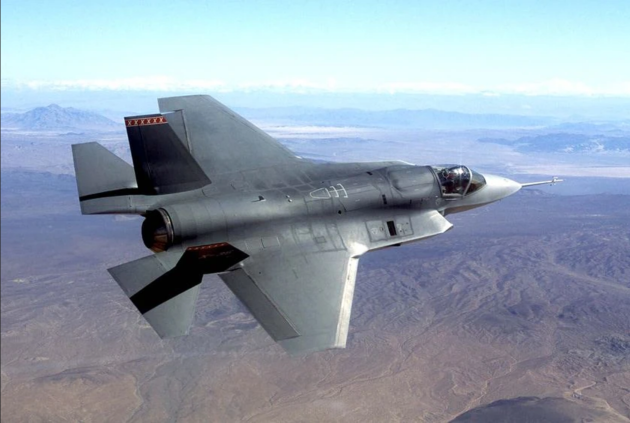
#> input picture img1.png, 1260 x 846 px, found by its file name (shown at 1/2 size)
$ python 'feat matching.py'
#> lines starting #> are read from the running program, lines starting #| are printed output that depends on the picture
import cv2

image = cv2.imread("../data/img1.png")
#> image is the input picture: shape (846, 1260, 3); mean B, G, R 173.9, 158.9, 145.6
image = cv2.resize(image, (500,500))
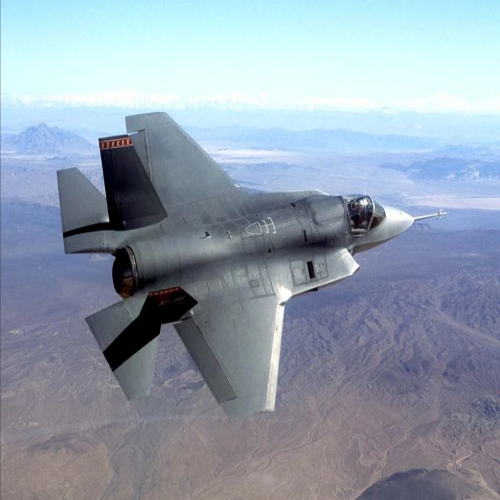
#> image: shape (500, 500, 3); mean B, G, R 173.9, 158.8, 145.5
image_gray = cv2.cvtColor(image, cv2.COLOR_BGR2GRAY)
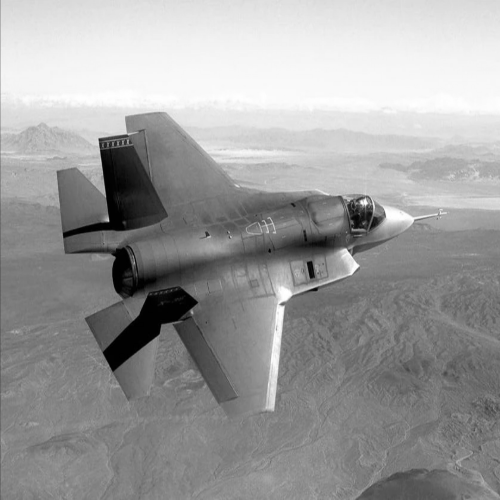
#> image_gray: shape (500, 500); min 0, max 255, mean 156.6

image2 = cv2.imread("../data/img2.png")
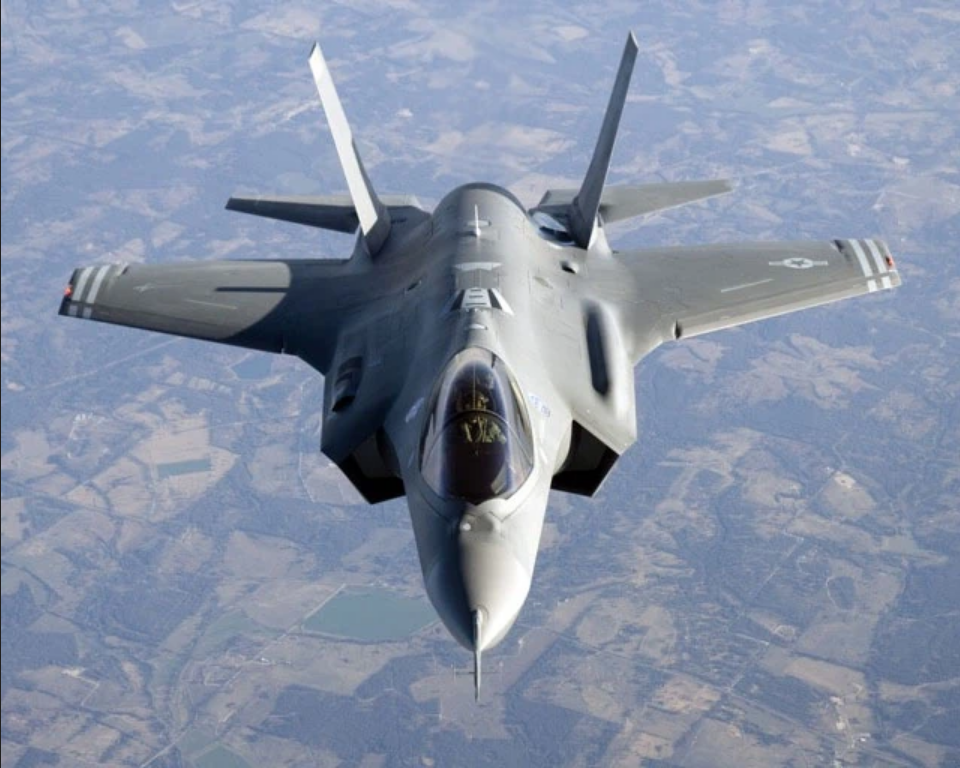
#> input picture img2.png, 960 x 768 px, found by its file name
#> image2 is the input picture: shape (768, 960, 3); mean B, G, R 167.1, 145.9, 135.1
image2 = cv2.resize(image2, (500,500))
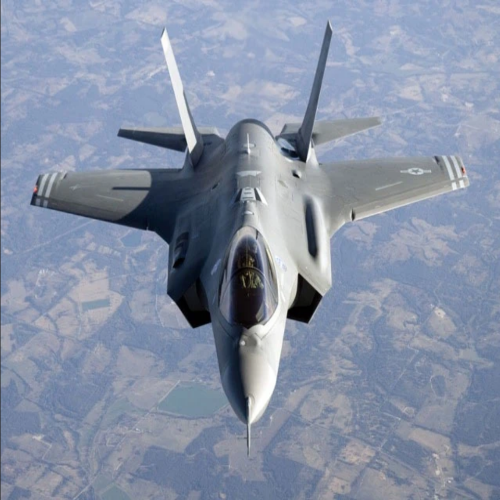
#> image2: shape (500, 500, 3); mean B, G, R 166.9, 145.8, 135
image2_gray = cv2.cvtColor(image2, cv2.COLOR_BGR2GRAY)
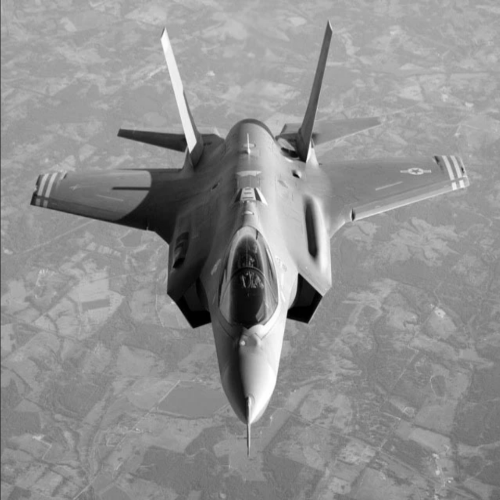
#> image2_gray: shape (500, 500); min 0, max 255, mean 145

sift = cv2.SIFT_create()
keypoint, descriptor = sift.detectAndCompute(image_gray, None)
#> keypoint = 315 keypoints; strongest (x, y, size): (107, 220, 3.2), (100, 140, 2.5), (349, 251, 1.8), (282, 304, 2.5)
keypoint2, descriptor2 = sift.detectAndCompute(image2_gray, None)
#> keypoint2 = 444 keypoints; strongest (x, y, size): (305, 304, 20.9), (313, 250, 8.4), (191, 142, 7.4), (300, 279, 5.1)

bf = cv2.BFMatcher()
matches = bf.match(descriptor, descriptor2)
#> matches = 315 matches
matches = sorted(matches, key=lambda x: x.distance)
image_matcher = cv2.drawMatches(image, keypoint, image2, keypoint2, matches[:30], None)
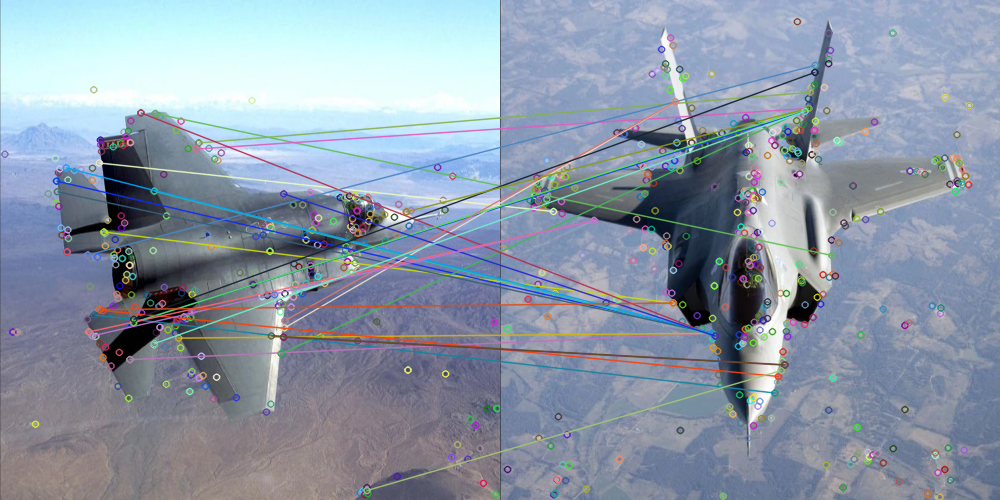
#> image_matcher: shape (500, 1000, 3); mean B, G, R 168.5, 152.1, 140.3

cv2.imshow("safdsafdsasd", image_matcher)

cv2.waitKey(0)
cv2.destroyAllWindows()
